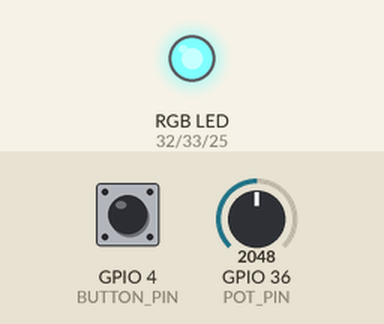
This sketch was run on a simulated ESP32. Shown: an RGB LED mixed from three pins (HIGH = lit). The inputs (shaded band) are chosen by the test bench; at power-on: GPIO 36 (POT_PIN) = 2048, GPIO 4 (BUTTON_PIN) HIGH.

Above: at 1.2 s.
1.3 s: GPIO 36 (POT_PIN) set to 2866
At 2.0 s:
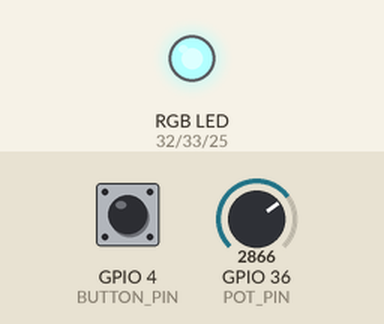
2.8 s: GPIO 4 (BUTTON_PIN) pulled LOW for 0.15 s
At 3.8 s:
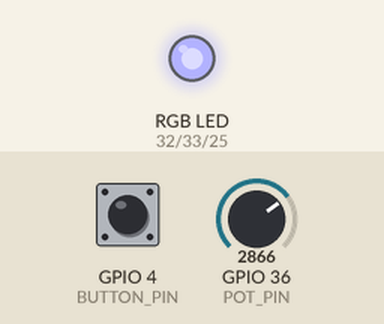
4.4 s: GPIO 36 (POT_PIN) set to 3603
At 5.5 s:
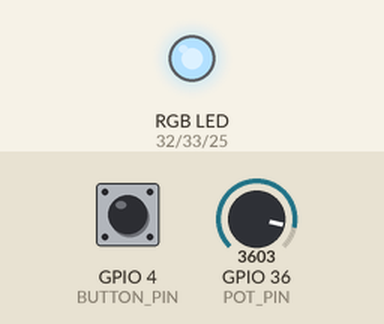
5.9 s: GPIO 4 (BUTTON_PIN) pulled LOW for 1 s
At 7.3 s:
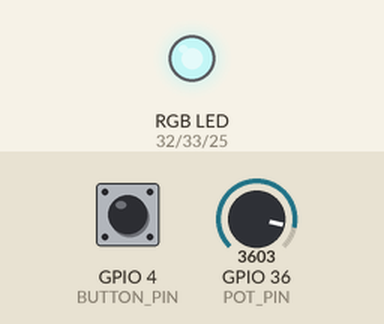
8.4 s: GPIO 4 (BUTTON_PIN) pulled LOW for 0.15 s
At 9.2 s:
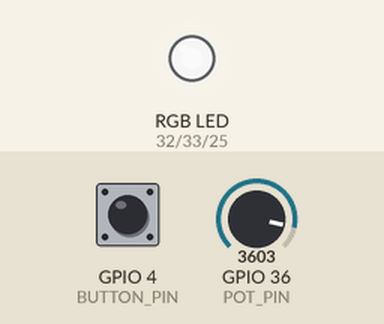
10.0 s: GPIO 36 (POT_PIN) set to 2047
At 11.0 s:
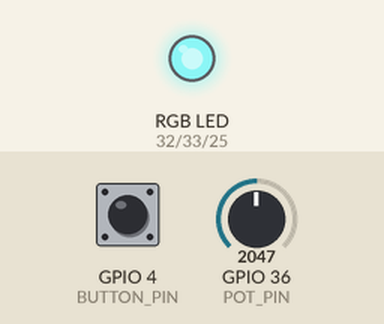
Timing chart, 0 to 12.5 s (numbered marks = the images above; inputs shaded):
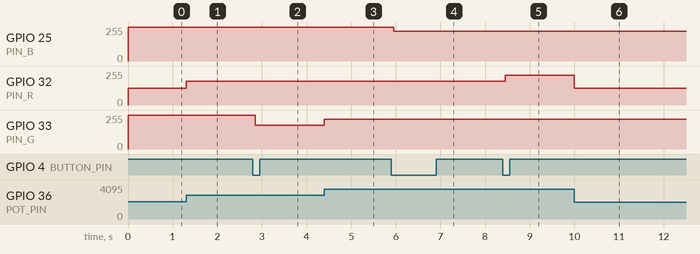

Measured:
- after the input at 1.3 s, GPIO 32 (PIN_R): 127/255 → 178/255 at once
- after the input at 2.8 s, GPIO 33 (PIN_G): 255/255 → 178/255 after 0.05 s
- after the input at 4.4 s, GPIO 33 (PIN_G): 178/255 → 224/255 at once
- after the input at 5.9 s, GPIO 25 (PIN_B): 255/255 → 224/255 after 0.05 s
- after the input at 8.4 s, GPIO 32 (PIN_R): 178/255 → 224/255 after 0.05 s
- after the input at 10.0 s, GPIO 32 (PIN_R): 224/255 → 127/255 at once

The sketch:

sketch_oct14a.ino
```cpp
#define PIN_R 32
#define PIN_G 33
#define PIN_B 25
#define BUTTON_PIN 4
#define POT_PIN 36 // GPIO36 (VP, A0)

int colorIndex = 0;         // 0:紅, 1:綠, 2:藍
int lastButtonState = HIGH; // 上一次按鍵狀態

int valR = 255; // 紅色亮度
int valG = 255; // 綠色亮度
int valB = 255; // 藍色亮度

void setup() {
  pinMode(BUTTON_PIN, INPUT_PULLUP);
}

void loop() {
  int buttonState = digitalRead(BUTTON_PIN);

  // 讀取可變電阻，轉換為 0~255
  int potValue = analogRead(POT_PIN); // 0~4095
  int brightness = map(potValue, 0, 4095, 0, 255);

  // 偵測按鍵由 HIGH 變 LOW（按下瞬間）
  if (lastButtonState == HIGH && buttonState == LOW) {
    colorIndex = (colorIndex + 1) % 3; // 只循環紅綠藍
    delay(50); // 簡單防彈跳
  }
  lastButtonState = buttonState;

  // 只有目前選中的顏色會根據旋鈕調整亮度
  switch (colorIndex) {
    case 0: // 紅
      if (abs(brightness - valR) > 2) valR = brightness;
      break;
    case 1: // 綠
      if (abs(brightness - valG) > 2) valG = brightness;
      break;
    case 2: // 藍
      if (abs(brightness - valB) > 2) valB = brightness;
      break;
  }

  // 同時輸出三色亮度
  analogWrite(PIN_R, valR);
  analogWrite(PIN_G, valG);
  analogWrite(PIN_B, valB);
}
```
